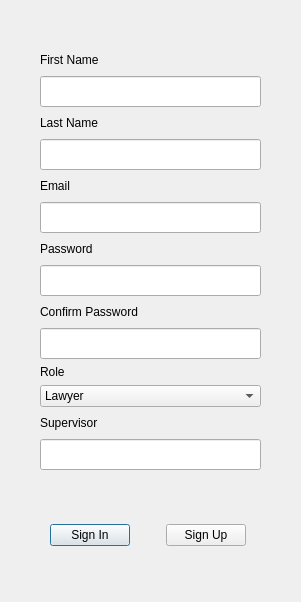
<?xml version="1.0" encoding="UTF-8"?>
<ui version="4.0">
 <class>loginAndSignUpDialog</class>
 <widget class="QDialog" name="loginAndSignUpDialog">
  <property name="geometry">
   <rect>
    <x>0</x>
    <y>0</y>
    <width>301</width>
    <height>602</height>
   </rect>
  </property>
  <property name="maximumSize">
   <size>
    <width>10000000</width>
    <height>10000000</height>
   </size>
  </property>
  <property name="windowTitle">
   <string>loginAndSignUpDialog</string>
  </property>
  <widget class="QStackedWidget" name="stackedWidget">
   <property name="geometry">
    <rect>
     <x>30</x>
     <y>20</y>
     <width>241</width>
     <height>501</height>
    </rect>
   </property>
   <property name="currentIndex">
    <number>1</number>
   </property>
   <widget class="QWidget" name="loginPage">
    <widget class="QWidget" name="layoutWidget">
     <property name="geometry">
      <rect>
       <x>10</x>
       <y>130</y>
       <width>227</width>
       <height>141</height>
      </rect>
     </property>
     <layout class="QVBoxLayout" name="verticalLayout_2">
      <item>
       <layout class="QVBoxLayout" name="emailVLayoutLogIn">
        <property name="sizeConstraint">
         <enum>QLayout::SetDefaultConstraint</enum>
        </property>
        <item>
         <widget class="QLabel" name="emailLabelLogIn">
          <property name="sizePolicy">
           <sizepolicy hsizetype="Fixed" vsizetype="Fixed">
            <horstretch>0</horstretch>
            <verstretch>0</verstretch>
           </sizepolicy>
          </property>
          <property name="minimumSize">
           <size>
            <width>81</width>
            <height>20</height>
           </size>
          </property>
          <property name="maximumSize">
           <size>
            <width>81</width>
            <height>20</height>
           </size>
          </property>
          <property name="text">
           <string>Email</string>
          </property>
         </widget>
        </item>
        <item>
         <widget class="QLineEdit" name="emailLineEditLogIn">
          <property name="minimumSize">
           <size>
            <width>221</width>
            <height>31</height>
           </size>
          </property>
          <property name="maximumSize">
           <size>
            <width>221</width>
            <height>31</height>
           </size>
          </property>
         </widget>
        </item>
       </layout>
      </item>
      <item>
       <layout class="QVBoxLayout" name="passwordVLayoutLogIn">
        <item>
         <widget class="QLabel" name="passwordLabelLogIn">
          <property name="minimumSize">
           <size>
            <width>63</width>
            <height>20</height>
           </size>
          </property>
          <property name="maximumSize">
           <size>
            <width>63</width>
            <height>20</height>
           </size>
          </property>
          <property name="text">
           <string>Password</string>
          </property>
         </widget>
        </item>
        <item>
         <widget class="QLineEdit" name="passwordLineEditLogIn">
          <property name="minimumSize">
           <size>
            <width>221</width>
            <height>31</height>
           </size>
          </property>
          <property name="maximumSize">
           <size>
            <width>211</width>
            <height>31</height>
           </size>
          </property>
         </widget>
        </item>
       </layout>
      </item>
     </layout>
    </widget>
   </widget>
   <widget class="QWidget" name="signUpPage">
    <widget class="QWidget" name="layoutWidget">
     <property name="geometry">
      <rect>
       <x>10</x>
       <y>30</y>
       <width>225</width>
       <height>461</height>
      </rect>
     </property>
     <layout class="QVBoxLayout" name="verticalLayout">
      <property name="sizeConstraint">
       <enum>QLayout::SetFixedSize</enum>
      </property>
      <item>
       <layout class="QVBoxLayout" name="firstNameVLayout">
        <property name="sizeConstraint">
         <enum>QLayout::SetMinimumSize</enum>
        </property>
        <item>
         <widget class="QLabel" name="firstNameLabel">
          <property name="sizePolicy">
           <sizepolicy hsizetype="Fixed" vsizetype="Fixed">
            <horstretch>0</horstretch>
            <verstretch>0</verstretch>
           </sizepolicy>
          </property>
          <property name="minimumSize">
           <size>
            <width>81</width>
            <height>20</height>
           </size>
          </property>
          <property name="maximumSize">
           <size>
            <width>81</width>
            <height>20</height>
           </size>
          </property>
          <property name="text">
           <string>First Name</string>
          </property>
         </widget>
        </item>
        <item>
         <widget class="QLineEdit" name="firstNameLineEdit">
          <property name="minimumSize">
           <size>
            <width>221</width>
            <height>31</height>
           </size>
          </property>
          <property name="maximumSize">
           <size>
            <width>221</width>
            <height>31</height>
           </size>
          </property>
         </widget>
        </item>
       </layout>
      </item>
      <item>
       <layout class="QVBoxLayout" name="lastNameVLayout">
        <item>
         <widget class="QLabel" name="lastNameLabel">
          <property name="sizePolicy">
           <sizepolicy hsizetype="Fixed" vsizetype="Fixed">
            <horstretch>0</horstretch>
            <verstretch>0</verstretch>
           </sizepolicy>
          </property>
          <property name="minimumSize">
           <size>
            <width>81</width>
            <height>20</height>
           </size>
          </property>
          <property name="maximumSize">
           <size>
            <width>81</width>
            <height>20</height>
           </size>
          </property>
          <property name="text">
           <string>Last Name</string>
          </property>
         </widget>
        </item>
        <item>
         <widget class="QLineEdit" name="lastNameLineEdit">
          <property name="minimumSize">
           <size>
            <width>221</width>
            <height>31</height>
           </size>
          </property>
          <property name="maximumSize">
           <size>
            <width>221</width>
            <height>31</height>
           </size>
          </property>
         </widget>
        </item>
       </layout>
      </item>
      <item>
       <layout class="QVBoxLayout" name="emailVlayout">
        <item>
         <widget class="QLabel" name="emailLabelSignUp">
          <property name="sizePolicy">
           <sizepolicy hsizetype="Fixed" vsizetype="Fixed">
            <horstretch>0</horstretch>
            <verstretch>0</verstretch>
           </sizepolicy>
          </property>
          <property name="minimumSize">
           <size>
            <width>81</width>
            <height>20</height>
           </size>
          </property>
          <property name="maximumSize">
           <size>
            <width>81</width>
            <height>20</height>
           </size>
          </property>
          <property name="text">
           <string>Email</string>
          </property>
         </widget>
        </item>
        <item>
         <widget class="QLineEdit" name="emailTextEditSignUp">
          <property name="minimumSize">
           <size>
            <width>221</width>
            <height>31</height>
           </size>
          </property>
          <property name="maximumSize">
           <size>
            <width>221</width>
            <height>31</height>
           </size>
          </property>
         </widget>
        </item>
       </layout>
      </item>
      <item>
       <layout class="QVBoxLayout" name="passwordVLayoutSignUp">
        <item>
         <widget class="QLabel" name="passwordLabelSignUp">
          <property name="sizePolicy">
           <sizepolicy hsizetype="Fixed" vsizetype="Fixed">
            <horstretch>0</horstretch>
            <verstretch>0</verstretch>
           </sizepolicy>
          </property>
          <property name="minimumSize">
           <size>
            <width>63</width>
            <height>20</height>
           </size>
          </property>
          <property name="maximumSize">
           <size>
            <width>63</width>
            <height>20</height>
           </size>
          </property>
          <property name="text">
           <string>Password</string>
          </property>
         </widget>
        </item>
        <item>
         <widget class="QLineEdit" name="passwordLineEditSignUp">
          <property name="sizePolicy">
           <sizepolicy hsizetype="Fixed" vsizetype="Fixed">
            <horstretch>0</horstretch>
            <verstretch>0</verstretch>
           </sizepolicy>
          </property>
          <property name="minimumSize">
           <size>
            <width>221</width>
            <height>31</height>
           </size>
          </property>
         </widget>
        </item>
       </layout>
      </item>
      <item>
       <layout class="QVBoxLayout" name="confirmPasswordVLayout">
        <item>
         <widget class="QLabel" name="confirmPasswordLabel">
          <property name="sizePolicy">
           <sizepolicy hsizetype="Fixed" vsizetype="Fixed">
            <horstretch>0</horstretch>
            <verstretch>0</verstretch>
           </sizepolicy>
          </property>
          <property name="minimumSize">
           <size>
            <width>130</width>
            <height>20</height>
           </size>
          </property>
          <property name="maximumSize">
           <size>
            <width>130</width>
            <height>20</height>
           </size>
          </property>
          <property name="text">
           <string>Confirm Password</string>
          </property>
         </widget>
        </item>
        <item>
         <widget class="QLineEdit" name="confirmPasswordLineEdit">
          <property name="sizePolicy">
           <sizepolicy hsizetype="Fixed" vsizetype="Fixed">
            <horstretch>0</horstretch>
            <verstretch>0</verstretch>
           </sizepolicy>
          </property>
          <property name="minimumSize">
           <size>
            <width>221</width>
            <height>31</height>
           </size>
          </property>
         </widget>
        </item>
       </layout>
      </item>
      <item>
       <layout class="QVBoxLayout" name="comboBoxVLayout">
        <item>
         <widget class="QLabel" name="comboBoxLabel">
          <property name="sizePolicy">
           <sizepolicy hsizetype="Fixed" vsizetype="Fixed">
            <horstretch>0</horstretch>
            <verstretch>0</verstretch>
           </sizepolicy>
          </property>
          <property name="text">
           <string>Role</string>
          </property>
         </widget>
        </item>
        <item>
         <widget class="QComboBox" name="comboBox">
          <property name="sizePolicy">
           <sizepolicy hsizetype="Expanding" vsizetype="Fixed">
            <horstretch>0</horstretch>
            <verstretch>0</verstretch>
           </sizepolicy>
          </property>
          <item>
           <property name="text">
            <string>Lawyer</string>
           </property>
          </item>
          <item>
           <property name="text">
            <string>Supervisor</string>
           </property>
          </item>
         </widget>
        </item>
       </layout>
      </item>
      <item>
       <layout class="QVBoxLayout" name="supervisorVLayout">
        <item>
         <widget class="QLabel" name="supervisorLabel">
          <property name="sizePolicy">
           <sizepolicy hsizetype="Fixed" vsizetype="Fixed">
            <horstretch>0</horstretch>
            <verstretch>0</verstretch>
           </sizepolicy>
          </property>
          <property name="minimumSize">
           <size>
            <width>80</width>
            <height>20</height>
           </size>
          </property>
          <property name="maximumSize">
           <size>
            <width>80</width>
            <height>20</height>
           </size>
          </property>
          <property name="text">
           <string>Supervisor</string>
          </property>
         </widget>
        </item>
        <item>
         <widget class="QLineEdit" name="supervisorLineEdit">
          <property name="minimumSize">
           <size>
            <width>221</width>
            <height>31</height>
           </size>
          </property>
          <property name="maximumSize">
           <size>
            <width>221</width>
            <height>31</height>
           </size>
          </property>
         </widget>
        </item>
       </layout>
      </item>
     </layout>
    </widget>
   </widget>
  </widget>
  <widget class="QWidget" name="layoutWidget">
   <property name="geometry">
    <rect>
     <x>50</x>
     <y>520</y>
     <width>196</width>
     <height>31</height>
    </rect>
   </property>
   <layout class="QHBoxLayout" name="loginAndSignUpButtonsLayout">
    <property name="spacing">
     <number>7</number>
    </property>
    <item>
     <widget class="QPushButton" name="loginButton">
      <property name="text">
       <string>Sign In</string>
      </property>
     </widget>
    </item>
    <item>
     <spacer name="loginAndSignUpHSpacer">
      <property name="orientation">
       <enum>Qt::Horizontal</enum>
      </property>
      <property name="sizeHint" stdset="0">
       <size>
        <width>20</width>
        <height>20</height>
       </size>
      </property>
     </spacer>
    </item>
    <item>
     <widget class="QPushButton" name="signUpButton">
      <property name="text">
       <string>Sign Up</string>
      </property>
     </widget>
    </item>
   </layout>
  </widget>
 </widget>
 <resources/>
 <connections/>
</ui>
